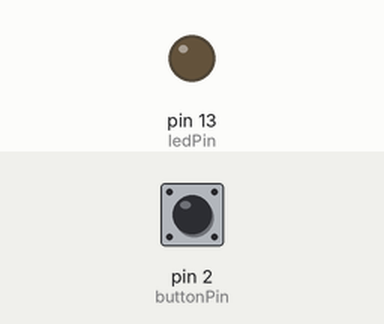
Bench run of a sketch on a simulated Arduino Uno, built with avr-gcc and run on an emulated ATmega328P. Parts: output pins drawn as LEDs (lit = HIGH). The test bench sets the inputs (shaded band); at power-on: pin 2 (buttonPin) LOW.

Above: at 1.2 s.
1.3 s: pin 2 (buttonPin) pulled HIGH for 0.15 s
At 1.37 s:
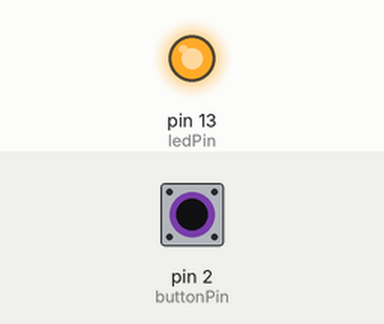
2.9 s: pin 2 (buttonPin) pulled HIGH for 3.2 s
At 6.6 s:
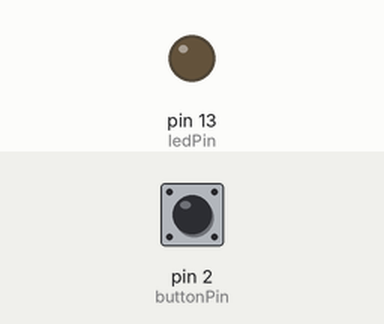
Timing chart, 0 to 8.1 s (numbered marks = the images above; inputs shaded):
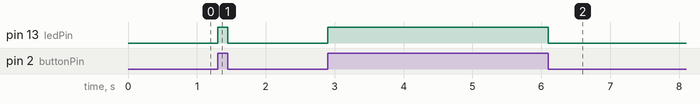

Measured:
- after the input at 1.3 s, pin 13 (ledPin): LOW → HIGH at once, → LOW 0.15 s later
- after the input at 2.9 s, pin 13 (ledPin): LOW → HIGH at once, → LOW 3.2 s later

The sketch:

digital_read.ino
```cpp
int ledPin = 13;
int buttonPin = 2; //The pin we will put the button on
int buttonState; //A variable to store the button reading.
void setup() {
  pinMode(ledPin, OUTPUT);
  //We do not set buttonPin because pins start out as INPUT.
  Serial.begin(9600);
}
void loop() {
  // Next we store the reading from the button in the "buttonState" folder.
  buttonState = digitalRead(buttonPin);
  if (buttonState == HIGH) { //if connected to power do the following.
    digitalWrite(ledPin, HIGH);
  } else { //otherwise do the following.
    digitalWrite(ledPin, LOW);
  }
}
```
